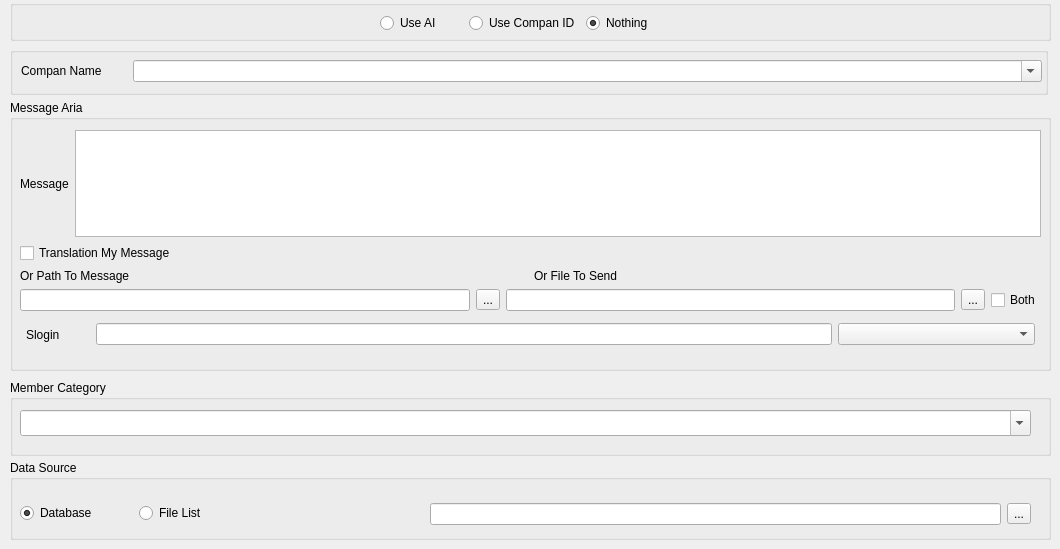
   <widget class="QWidget" name="tab_tg_1">
    <attribute name="title">
     <string>Send Message To Members</string>
    </attribute>
    <widget class="QGroupBox" name="groupBox_12">
     <property name="geometry">
      <rect>
       <x>10</x>
       <y>460</y>
       <width>1041</width>
       <height>80</height>
      </rect>
     </property>
     <property name="sizePolicy">
      <sizepolicy hsizetype="Expanding" vsizetype="Preferred">
       <horstretch>0</horstretch>
       <verstretch>0</verstretch>
      </sizepolicy>
     </property>
     <property name="title">
      <string>Data Source</string>
     </property>
     <widget class="QFrame" name="frmFileList1">
      <property name="geometry">
       <rect>
        <x>410</x>
        <y>30</y>
        <width>621</width>
        <height>51</height>
       </rect>
      </property>
      <property name="sizePolicy">
       <sizepolicy hsizetype="Expanding" vsizetype="Preferred">
        <horstretch>0</horstretch>
        <verstretch>0</verstretch>
       </sizepolicy>
      </property>
      <property name="frameShape">
       <enum>QFrame::Shape::NoFrame</enum>
      </property>
      <widget class="QWidget" name="layoutWidget">
       <property name="geometry">
        <rect>
         <x>10</x>
         <y>10</y>
         <width>601</width>
         <height>28</height>
        </rect>
       </property>
       <layout class="QHBoxLayout" name="horizontalLayout_26">
        <item>
         <widget class="QLineEdit" name="lineEdit_3">
          <property name="minimumSize">
           <size>
            <width>0</width>
            <height>0</height>
           </size>
          </property>
          <property name="maximumSize">
           <size>
            <width>16777215</width>
            <height>16777215</height>
           </size>
          </property>
          <property name="clearButtonEnabled">
           <bool>true</bool>
          </property>
         </widget>
        </item>
        <item>
         <widget class="QToolButton" name="toolButton_3">
          <property name="text">
           <string>...</string>
          </property>
          <property name="icon">
           <iconset theme="QIcon::ThemeIcon::DocumentNew"/>
          </property>
         </widget>
        </item>
       </layout>
      </widget>
     </widget>
     <widget class="QWidget" name="layoutWidget">
      <property name="geometry">
       <rect>
        <x>10</x>
        <y>40</y>
        <width>231</width>
        <height>26</height>
       </rect>
      </property>
      <layout class="QHBoxLayout" name="horizontalLayout_27">
       <item>
        <widget class="QRadioButton" name="radDatabase1">
         <property name="sizePolicy">
          <sizepolicy hsizetype="Expanding" vsizetype="Fixed">
           <horstretch>0</horstretch>
           <verstretch>0</verstretch>
          </sizepolicy>
         </property>
         <property name="text">
          <string>Database</string>
         </property>
         <property name="checked">
          <bool>true</bool>
         </property>
        </widget>
       </item>
       <item>
        <widget class="QRadioButton" name="radFileList1">
         <property name="sizePolicy">
          <sizepolicy hsizetype="Expanding" vsizetype="Fixed">
           <horstretch>0</horstretch>
           <verstretch>0</verstretch>
          </sizepolicy>
         </property>
         <property name="text">
          <string>File List</string>
         </property>
         <property name="checked">
          <bool>false</bool>
         </property>
        </widget>
       </item>
      </layout>
     </widget>
    </widget>
    <widget class="QGroupBox" name="groupBox_13">
     <property name="geometry">
      <rect>
       <x>10</x>
       <y>100</y>
       <width>1041</width>
       <height>271</height>
      </rect>
     </property>
     <property name="sizePolicy">
      <sizepolicy hsizetype="Expanding" vsizetype="Preferred">
       <horstretch>0</horstretch>
       <verstretch>0</verstretch>
      </sizepolicy>
     </property>
     <property name="title">
      <string>Message Aria</string>
     </property>
     <widget class="QWidget" name="layoutWidget">
      <property name="geometry">
       <rect>
        <x>10</x>
        <y>30</y>
        <width>1021</width>
        <height>181</height>
       </rect>
      </property>
      <layout class="QVBoxLayout" name="verticalLayout_18">
       <item>
        <layout class="QHBoxLayout" name="horizontalLayout_28">
         <item>
          <widget class="QLabel" name="label">
           <property name="text">
            <string>Message</string>
           </property>
          </widget>
         </item>
         <item>
          <widget class="QTextEdit" name="textEdit"/>
         </item>
        </layout>
       </item>
       <item>
        <widget class="QCheckBox" name="chkTranslat">
         <property name="text">
          <string>Translation My Message</string>
         </property>
        </widget>
       </item>
       <item>
        <layout class="QHBoxLayout" name="horizontalLayout_29">
         <item>
          <widget class="QLabel" name="label_2">
           <property name="text">
            <string>Or Path To Message</string>
           </property>
          </widget>
         </item>
         <item>
          <widget class="QLabel" name="label_3">
           <property name="text">
            <string>Or File To Send</string>
           </property>
          </widget>
         </item>
        </layout>
       </item>
       <item>
        <layout class="QHBoxLayout" name="horizontalLayout_30">
         <item>
          <widget class="QLineEdit" name="lineEdit">
           <property name="clearButtonEnabled">
            <bool>true</bool>
           </property>
          </widget>
         </item>
         <item>
          <widget class="QToolButton" name="toolButton">
           <property name="text">
            <string>...</string>
           </property>
           <property name="icon">
            <iconset theme="QIcon::ThemeIcon::DocumentNew"/>
           </property>
          </widget>
         </item>
         <item>
          <widget class="QLineEdit" name="lineEdit_2">
           <property name="clearButtonEnabled">
            <bool>true</bool>
           </property>
          </widget>
         </item>
         <item>
          <widget class="QToolButton" name="toolButton_2">
           <property name="text">
            <string>...</string>
           </property>
           <property name="icon">
            <iconset theme="QIcon::ThemeIcon::DocumentNew"/>
           </property>
          </widget>
         </item>
         <item>
          <widget class="QCheckBox" name="BothcheckBox">
           <property name="text">
            <string>Both</string>
           </property>
          </widget>
         </item>
        </layout>
       </item>
      </layout>
     </widget>
     <widget class="QWidget" name="layoutWidget_7">
      <property name="geometry">
       <rect>
        <x>10</x>
        <y>210</y>
        <width>1021</width>
        <height>43</height>
       </rect>
      </property>
      <layout class="QHBoxLayout" name="horizontalLayout_39">
       <property name="spacing">
        <number>6</number>
       </property>
       <property name="leftMargin">
        <number>6</number>
       </property>
       <property name="topMargin">
        <number>6</number>
       </property>
       <property name="rightMargin">
        <number>6</number>
       </property>
       <item>
        <widget class="QLabel" name="label_20">
         <property name="minimumSize">
          <size>
           <width>64</width>
           <height>0</height>
          </size>
         </property>
         <property name="text">
          <string>Slogin</string>
         </property>
        </widget>
       </item>
       <item>
        <widget class="QLineEdit" name="lineEdit_17">
         <property name="clearButtonEnabled">
          <bool>true</bool>
         </property>
        </widget>
       </item>
       <item>
        <widget class="QComboBox" name="comboBox_11">
         <property name="minimumSize">
          <size>
           <width>197</width>
           <height>0</height>
          </size>
         </property>
         <property name="currentIndex">
          <number>-1</number>
         </property>
        </widget>
       </item>
      </layout>
     </widget>
    </widget>
    <widget class="QWidget" name="layoutWidget">
     <property name="geometry">
      <rect>
       <x>10</x>
       <y>380</y>
       <width>1041</width>
       <height>76</height>
      </rect>
     </property>
     <layout class="QVBoxLayout" name="verticalLayout_19">
      <item>
       <widget class="QGroupBox" name="groupBox_22">
        <property name="title">
         <string>Member Category</string>
        </property>
        <widget class="QComboBox" name="comboBox">
         <property name="geometry">
          <rect>
           <x>10</x>
           <y>30</y>
           <width>1011</width>
           <height>26</height>
          </rect>
         </property>
         <property name="sizePolicy">
          <sizepolicy hsizetype="Expanding" vsizetype="Fixed">
           <horstretch>0</horstretch>
           <verstretch>0</verstretch>
          </sizepolicy>
         </property>
         <property name="editable">
          <bool>true</bool>
         </property>
        </widget>
       </widget>
      </item>
     </layout>
    </widget>
    <widget class="QWidget" name="layoutWidget">
     <property name="geometry">
      <rect>
       <x>10</x>
       <y>0</y>
       <width>1041</width>
       <height>95</height>
      </rect>
     </property>
     <layout class="QVBoxLayout" name="verticalLayout_20">
      <item>
       <widget class="QGroupBox" name="groupBox_14">
        <property name="sizePolicy">
         <sizepolicy hsizetype="Expanding" vsizetype="Preferred">
          <horstretch>0</horstretch>
          <verstretch>0</verstretch>
         </sizepolicy>
        </property>
        <property name="title">
         <string/>
        </property>
        <widget class="QWidget" name="layoutWidget_4">
         <property name="geometry">
          <rect>
           <x>370</x>
           <y>10</y>
           <width>289</width>
           <height>26</height>
          </rect>
         </property>
         <layout class="QHBoxLayout" name="horizontalLayout_31">
          <item>
           <widget class="QRadioButton" name="useTGAI">
            <property name="text">
             <string>Use AI</string>
            </property>
           </widget>
          </item>
          <item>
           <widget class="QRadioButton" name="useTGCompan">
            <property name="text">
             <string>Use Compan ID</string>
            </property>
           </widget>
          </item>
          <item>
           <widget class="QRadioButton" name="useFP_Nothing_4">
            <property name="text">
             <string>Nothing</string>
            </property>
            <property name="checked">
             <bool>true</bool>
            </property>
           </widget>
          </item>
         </layout>
        </widget>
       </widget>
      </item>
      <item>
       <widget class="QGroupBox" name="gSlogin_4">
        <property name="sizePolicy">
         <sizepolicy hsizetype="Expanding" vsizetype="Preferred">
          <horstretch>0</horstretch>
          <verstretch>0</verstretch>
         </sizepolicy>
        </property>
        <property name="minimumSize">
         <size>
          <width>1038</width>
          <height>48</height>
         </size>
        </property>
        <property name="maximumSize">
         <size>
          <width>1038</width>
          <height>48</height>
         </size>
        </property>
        <property name="title">
         <string/>
        </property>
        <property name="flat">
         <bool>true</bool>
        </property>
        <widget class="QWidget" name="layoutWidget_5">
         <property name="geometry">
          <rect>
           <x>11</x>
           <y>10</y>
           <width>1021</width>
           <height>28</height>
          </rect>
         </property>
         <layout class="QHBoxLayout" name="horizontalLayout_32">
          <item>
           <widget class="QLabel" name="label_36">
            <property name="minimumSize">
             <size>
              <width>106</width>
              <height>0</height>
             </size>
            </property>
            <property name="maximumSize">
             <size>
              <width>42</width>
              <height>16777215</height>
             </size>
            </property>
            <property name="text">
             <string>Compan Name</string>
            </property>
           </widget>
          </item>
          <item>
           <widget class="QComboBox" name="txtCompName1_2">
            <property name="sizePolicy">
             <sizepolicy hsizetype="Expanding" vsizetype="Fixed">
              <horstretch>0</horstretch>
              <verstretch>0</verstretch>
             </sizepolicy>
            </property>
            <property name="editable">
             <bool>true</bool>
            </property>
           </widget>
          </item>
         </layout>
        </widget>
       </widget>
      </item>
     </layout>
    </widget>
   </widget>
